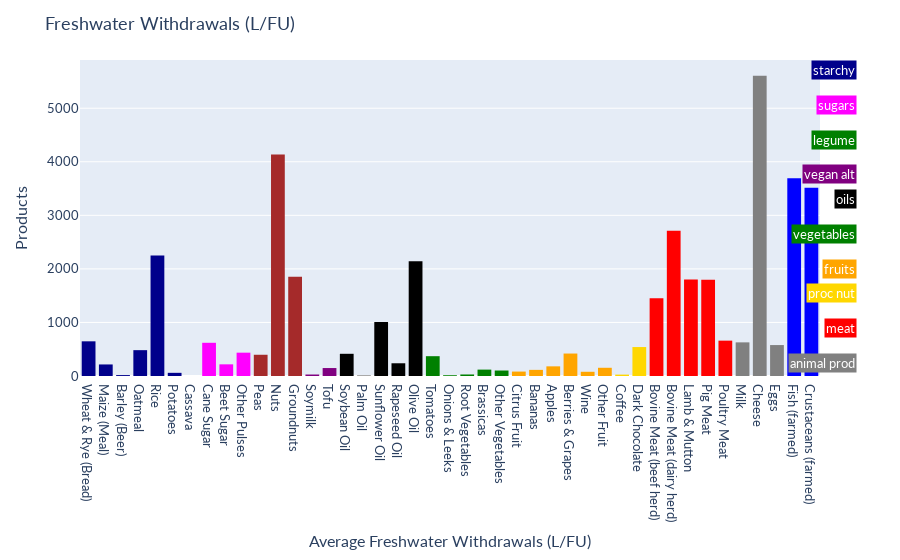

Here is the notebook cell this chart was saved with:
### Markdown cell above
In figure 1 you can see the different amount of liters water used for a nutritional unit. In the figure you can also see that nuts and cheese use alot of water for the amount of nutritions that they give. Most of the meat substitutes are made from wheat, soy and different kinds of fungi(https://www.milieucentraal.nl/eten-en-drinken/milieubewust-eten/vleesvervangers/). The figure shows that there is a substatial difference between amount of water used for the different kinds of meat and the water usage from wheat and soymilk. The only meat that doesn't use more than double the amount of water as the wheat is poultry meat.

### Code cell
import plotly.graph_objs as go
import plotly.express as px
import pandas as pd

df_land = pd.read_excel('dataset1.xls', sheet_name=0, skiprows=2,nrows=43)

fig = px.histogram(df_land, x='Product', y='Mean.5', color='Product', color_discrete_map=colormap)
fig.update_layout(
    font=dict(
        family='Lato, "Helvetica Neue", Helvetica, Arial, "Liberation Sans", sans-serif',
        size=13,
    ),
    xaxis=dict(title='Average Freshwater Withdrawals (L/FU)'),
    yaxis=dict(title='Products'),
    title = 'Freshwater Withdrawals (L/FU)',
    showlegend=False
)
values = ['starchy', 'sugars', 'legume', 'vegan alt', 'oils', 'vegetables', 'fruits','proc nut', 'meat', 'animal prod', 'fish']
colors = ['darkblue', 'magenta', 'green', 'purple', 'black', 'green', 'orange','gold', 'red', 'grey', 'blue']


for i in range(len(values)-1):
    fig.add_annotation(
        x=1.05, y=1 -i*0.11,
        xref='paper', yref='paper',
        text=values[i],
        showarrow=False,
        font=dict(color='white'),
        borderwidth=1,
        bgcolor= colors[i]
    )
fig.show()

### Figure 1 — Plotly figure (JSON) as saved in the notebook; plotly's stock layout.template omitted (floating-point values rounded to 4 significant figures)
{"data": [{"alignmentgroup": "True", "bingroup": "x", "histfunc": "sum", "hovertemplate": "Product=%{x}<br>sum of Mean.5=%{y}<extra></extra>", "legendgroup": "Wheat & Rye (Bread)", "marker": {"color": "darkblue", "pattern": {"shape": ""}}, "name": "Wheat & Rye (Bread)", "offsetgroup": "Wheat & Rye (Bread)", "orientation": "v", "showlegend": true, "type": "histogram", "x": ["Wheat & Rye (Bread)"], "xaxis": "x", "y": [647.5], "yaxis": "y"}, {"alignmentgroup": "True", "bingroup": "x", "histfunc": "sum", "hovertemplate": "Product=%{x}<br>sum of Mean.5=%{y}<extra></extra>", "legendgroup": "Maize (Meal)", "marker": {"color": "darkblue", "pattern": {"shape": ""}}, "name": "Maize (Meal)", "offsetgroup": "Maize (Meal)", "orientation": "v", "showlegend": true, "type": "histogram", "x": ["Maize (Meal)"], "xaxis": "x", "y": [215.7], "yaxis": "y"}, {"alignmentgroup": "True", "bingroup": "x", "histfunc": "sum", "hovertemplate": "Product=%{x}<br>sum of Mean.5=%{y}<extra></extra>", "legendgroup": "Barley (Beer)", "marker": {"color": "darkblue", "pattern": {"shape": ""}}, "name": "Barley (Beer)", "offsetgroup": "Barley (Beer)", "orientation": "v", "showlegend": true, "type": "histogram", "x": ["Barley (Beer)"], "xaxis": "x", "y": [17.1], "yaxis": "y"}, {"alignmentgroup": "True", "bingroup": "x", "histfunc": "sum", "hovertemplate": "Product=%{x}<br>sum of Mean.5=%{y}<extra></extra>", "legendgroup": "Oatmeal", "marker": {"color": "darkblue", "pattern": {"shape": ""}}, "name": "Oatmeal", "offsetgroup": "Oatmeal", "orientation": "v", "showlegend": true, "type": "histogram", "x": ["Oatmeal"], "xaxis": "x", "y": [482.4], "yaxis": "y"}, {"alignmentgroup": "True", "bingroup": "x", "histfunc": "sum", "hovertemplate": "Product=%{x}<br>sum of Mean.5=%{y}<extra></extra>", "legendgroup": "Rice", "marker": {"color": "darkblue", "pattern": {"shape": ""}}, "name": "Rice", "offsetgroup": "Rice", "orientation": "v", "showlegend": true, "type": "histogram", "x": ["Rice"], "xaxis": "x", "y": [2248.0], "yaxis": "y"}, {"alignmentgroup": "True", "bingroup": "x", "histfunc": "sum", "hovertemplate": "Product=%{x}<br>sum of Mean.5=%{y}<extra></extra>", "legendgroup": "Potatoes", "marker": {"color": "darkblue", "pattern": {"shape": ""}}, "name": "Potatoes", "offsetgroup": "Potatoes", "orientation": "v", "showlegend": true, "type": "histogram", "x": ["Potatoes"], "xaxis": "x", "y": [59.1], "yaxis": "y"}, {"alignmentgroup": "True", "bingroup": "x", "histfunc": "sum", "hovertemplate": "Product=%{x}<br>sum of Mean.5=%{y}<extra></extra>", "legendgroup": "Cassava", "marker": {"color": "darkblue", "pattern": {"shape": ""}}, "name": "Cassava", "offsetgroup": "Cassava", "orientation": "v", "showlegend": true, "type": "histogram", "x": ["Cassava"], "xaxis": "x", "y": [0], "yaxis": "y"}, {"alignmentgroup": "True", "bingroup": "x", "histfunc": "sum", "hovertemplate": "Product=%{x}<br>sum of Mean.5=%{y}<extra></extra>", "legendgroup": "Cane Sugar", "marker": {"color": "magenta", "pattern": {"shape": ""}}, "name": "Cane Sugar", "offsetgroup": "Cane Sugar", "orientation": "v", "showlegend": true, "type": "histogram", "x": ["Cane Sugar"], "xaxis": "x", "y": [620.1], "yaxis": "y"}, {"alignmentgroup": "True", "bingroup": "x", "histfunc": "sum", "hovertemplate": "Product=%{x}<br>sum of Mean.5=%{y}<extra></extra>", "legendgroup": "Beet Sugar", "marker": {"color": "magenta", "pattern": {"shape": ""}}, "name": "Beet Sugar", "offsetgroup": "Beet Sugar", "orientation": "v", "showlegend": true, "type": "histogram", "x": ["Beet Sugar"], "xaxis": "x", "y": [217.7], "yaxis": "y"}, {"alignmentgroup": "True", "bingroup": "x", "histfunc": "sum", "hovertemplate": "Product=%{x}<br>sum of Mean.5=%{y}<extra></extra>", "legendgroup": "Other Pulses", "marker": {"color": "magenta", "pattern": {"shape": ""}}, "name": "Other Pulses", "offsetgroup": "Other Pulses", "orientation": "v", "showlegend": true, "type": "histogram", "x": ["Other Pulses"], "xaxis": "x", "y": [435.7], "yaxis": "y"}, {"alignmentgroup": "True", "bingroup": "x", "histfunc": "sum", "hovertemplate": "Product=%{x}<br>sum of Mean.5=%{y}<extra></extra>", "legendgroup": "Peas", "marker": {"color": "brown", "pattern": {"shape": ""}}, "name": "Peas", "offsetgroup": "Peas", "orientation": "v", "showlegend": true, "type": "histogram", "x": ["Peas"], "xaxis": "x", "y": [396.6], "yaxis": "y"}, {"alignmentgroup": "True", "bingroup": "x", "histfunc": "sum", "hovertemplate": "Product=%{x}<br>sum of Mean.5=%{y}<extra></extra>", "legendgroup": "Nuts", "marker": {"color": "brown", "pattern": {"shape": ""}}, "name": "Nuts", "offsetgroup": "Nuts", "orientation": "v", "showlegend": true, "type": "histogram", "x": ["Nuts"], "xaxis": "x", "y": [4134.0], "yaxis": "y"}, {"alignmentgroup": "True", "bingroup": "x", "histfunc": "sum", "hovertemplate": "Product=%{x}<br>sum of Mean.5=%{y}<extra></extra>", "legendgroup": "Groundnuts", "marker": {"color": "brown", "pattern": {"shape": ""}}, "name": "Groundnuts", "offsetgroup": "Groundnuts", "orientation": "v", "showlegend": true, "type": "histogram", "x": ["Groundnuts"], "xaxis": "x", "y": [1852.0], "yaxis": "y"}, {"alignmentgroup": "True", "bingroup": "x", "histfunc": "sum", "hovertemplate": "Product=%{x}<br>sum of Mean.5=%{y}<extra></extra>", "legendgroup": "Soymilk", "marker": {"color": "purple", "pattern": {"shape": ""}}, "name": "Soymilk", "offsetgroup": "Soymilk", "orientation": "v", "showlegend": true, "type": "histogram", "x": ["Soymilk"], "xaxis": "x", "y": [27.8], "yaxis": "y"}, {"alignmentgroup": "True", "bingroup": "x", "histfunc": "sum", "hovertemplate": "Product=%{x}<br>sum of Mean.5=%{y}<extra></extra>", "legendgroup": "Tofu", "marker": {"color": "purple", "pattern": {"shape": ""}}, "name": "Tofu", "offsetgroup": "Tofu", "orientation": "v", "showlegend": true, "type": "histogram", "x": ["Tofu"], "xaxis": "x", "y": [148.6], "yaxis": "y"}, {"alignmentgroup": "True", "bingroup": "x", "histfunc": "sum", "hovertemplate": "Product=%{x}<br>sum of Mean.5=%{y}<extra></extra>", "legendgroup": "Soybean Oil", "marker": {"color": "black", "pattern": {"shape": ""}}, "name": "Soybean Oil", "offsetgroup": "Soybean Oil", "orientation": "v", "showlegend": true, "type": "histogram", "x": ["Soybean Oil"], "xaxis": "x", "y": [414.6], "yaxis": "y"}, {"alignmentgroup": "True", "bingroup": "x", "histfunc": "sum", "hovertemplate": "Product=%{x}<br>sum of Mean.5=%{y}<extra></extra>", "legendgroup": "Palm Oil", "marker": {"color": "black", "pattern": {"shape": ""}}, "name": "Palm Oil", "offsetgroup": "Palm Oil", "orientation": "v", "showlegend": true, "type": "histogram", "x": ["Palm Oil"], "xaxis": "x", "y": [6.4], "yaxis": "y"}, {"alignmentgroup": "True", "bingroup": "x", "histfunc": "sum", "hovertemplate": "Product=%{x}<br>sum of Mean.5=%{y}<extra></extra>", "legendgroup": "Sunflower Oil", "marker": {"color": "black", "pattern": {"shape": ""}}, "name": "Sunflower Oil", "offsetgroup": "Sunflower Oil", "orientation": "v", "showlegend": true, "type": "histogram", "x": ["Sunflower Oil"], "xaxis": "x", "y": [1008.0], "yaxis": "y"}, {"alignmentgroup": "True", "bingroup": "x", "histfunc": "sum", "hovertemplate": "Product=%{x}<br>sum of Mean.5=%{y}<extra></extra>", "legendgroup": "Rapeseed Oil", "marker": {"color": "black", "pattern": {"shape": ""}}, "name": "Rapeseed Oil", "offsetgroup": "Rapeseed Oil", "orientation": "v", "showlegend": true, "type": "histogram", "x": ["Rapeseed Oil"], "xaxis": "x", "y": [237.7], "yaxis": "y"}, {"alignmentgroup": "True", "bingroup": "x", "histfunc": "sum", "hovertemplate": "Product=%{x}<br>sum of Mean.5=%{y}<extra></extra>", "legendgroup": "Olive Oil", "marker": {"color": "black", "pattern": {"shape": ""}}, "name": "Olive Oil", "offsetgroup": "Olive Oil", "orientation": "v", "showlegend": true, "type": "histogram", "x": ["Olive Oil"], "xaxis": "x", "y": [2142.0], "yaxis": "y"}, {"alignmentgroup": "True", "bingroup": "x", "histfunc": "sum", "hovertemplate": "Product=%{x}<br>sum of Mean.5=%{y}<extra></extra>", "legendgroup": "Tomatoes", "marker": {"color": "green", "pattern": {"shape": ""}}, "name": "Tomatoes", "offsetgroup": "Tomatoes", "orientation": "v", "showlegend": true, "type": "histogram", "x": ["Tomatoes"], "xaxis": "x", "y": [369.8], "yaxis": "y"}, {"alignmentgroup": "True", "bingroup": "x", "histfunc": "sum", "hovertemplate": "Product=%{x}<br>sum of Mean.5=%{y}<extra></extra>", "legendgroup": "Onions & Leeks", "marker": {"color": "green", "pattern": {"shape": ""}}, "name": "Onions & Leeks", "offsetgroup": "Onions & Leeks", "orientation": "v", "showlegend": true, "type": "histogram", "x": ["Onions & Leeks"], "xaxis": "x", "y": [14.3], "yaxis": "y"}, {"alignmentgroup": "True", "bingroup": "x", "histfunc": "sum", "hovertemplate": "Product=%{x}<br>sum of Mean.5=%{y}<extra></extra>", "legendgroup": "Root Vegetables", "marker": {"color": "green", "pattern": {"shape": ""}}, "name": "Root Vegetables", "offsetgroup": "Root Vegetables", "orientation": "v", "showlegend": true, "type": "histogram", "x": ["Root Vegetables"], "xaxis": "x", "y": [28.4], "yaxis": "y"}, {"alignmentgroup": "True", "bingroup": "x", "histfunc": "sum", "hovertemplate": "Product=%{x}<br>sum of Mean.5=%{y}<extra></extra>", "legendgroup": "Brassicas", "marker": {"color": "green", "pattern": {"shape": ""}}, "name": "Brassicas", "offsetgroup": "Brassicas", "orientation": "v", "showlegend": true, "type": "histogram", "x": ["Brassicas"], "xaxis": "x", "y": [119.4], "yaxis": "y"}, {"alignmentgroup": "True", "bingroup": "x", "histfunc": "sum", "hovertemplate": "Product=%{x}<br>sum of Mean.5=%{y}<extra></extra>", "legendgroup": "Other Vegetables", "marker": {"color": "green", "pattern": {"shape": ""}}, "name": "Other Vegetables", "offsetgroup": "Other Vegetables", "orientation": "v", "showlegend": true, "type": "histogram", "x": ["Other Vegetables"], "xaxis": "x", "y": [102.5], "yaxis": "y"}, {"alignmentgroup": "True", "bingroup": "x", "histfunc": "sum", "hovertemplate": "Product=%{x}<br>sum of Mean.5=%{y}<extra></extra>", "legendgroup": "Citrus Fruit", "marker": {"color": "orange", "pattern": {"shape": ""}}, "name": "Citrus Fruit", "offsetgroup": "Citrus Fruit", "orientation": "v", "showlegend": true, "type": "histogram", "x": ["Citrus Fruit"], "xaxis": "x", "y": [82.7], "yaxis": "y"}, {"alignmentgroup": "True", "bingroup": "x", "histfunc": "sum", "hovertemplate": "Product=%{x}<br>sum of Mean.5=%{y}<extra></extra>", "legendgroup": "Bananas", "marker": {"color": "orange", "pattern": {"shape": ""}}, "name": "Bananas", "offsetgroup": "Bananas", "orientation": "v", "showlegend": true, "type": "histogram", "x": ["Bananas"], "xaxis": "x", "y": [114.5], "yaxis": "y"}, {"alignmentgroup": "True", "bingroup": "x", "histfunc": "sum", "hovertemplate": "Product=%{x}<br>sum of Mean.5=%{y}<extra></extra>", "legendgroup": "Apples", "marker": {"color": "orange", "pattern": {"shape": ""}}, "name": "Apples", "offsetgroup": "Apples", "orientation": "v", "showlegend": true, "type": "histogram", "x": ["Apples"], "xaxis": "x", "y": [180.1], "yaxis": "y"}, {"alignmentgroup": "True", "bingroup": "x", "histfunc": "sum", "hovertemplate": "Product=%{x}<br>sum of Mean.5=%{y}<extra></extra>", "legendgroup": "Berries & Grapes", "marker": {"color": "orange", "pattern": {"shape": ""}}, "name": "Berries & Grapes", "offsetgroup": "Berries & Grapes", "orientation": "v", "showlegend": true, "type": "histogram", "x": ["Berries & Grapes"], "xaxis": "x", "y": [419.6], "yaxis": "y"}, {"alignmentgroup": "True", "bingroup": "x", "histfunc": "sum", "hovertemplate": "Product=%{x}<br>sum of Mean.5=%{y}<extra></extra>", "legendgroup": "Wine", "marker": {"color": "orange", "pattern": {"shape": ""}}, "name": "Wine", "offsetgroup": "Wine", "orientation": "v", "showlegend": true, "type": "histogram", "x": ["Wine"], "xaxis": "x", "y": [78.9], "yaxis": "y"}, {"alignmentgroup": "True", "bingroup": "x", "histfunc": "sum", "hovertemplate": "Product=%{x}<br>sum of Mean.5=%{y}<extra></extra>", "legendgroup": "Other Fruit", "marker": {"color": "orange", "pattern": {"shape": ""}}, "name": "Other Fruit", "offsetgroup": "Other Fruit", "orientation": "v", "showlegend": true, "type": "histogram", "x": ["Other Fruit"], "xaxis": "x", "y": [153.5], "yaxis": "y"}, {"alignmentgroup": "True", "bingroup": "x", "histfunc": "sum", "hovertemplate": "Product=%{x}<br>sum of Mean.5=%{y}<extra></extra>", "legendgroup": "Coffee", "marker": {"color": "gold", "pattern": {"shape": ""}}, "name": "Coffee", "offsetgroup": "Coffee", "orientation": "v", "showlegend": true, "type": "histogram", "x": ["Coffee"], "xaxis": "x", "y": [25.9], "yaxis": "y"}, {"alignmentgroup": "True", "bingroup": "x", "histfunc": "sum", "hovertemplate": "Product=%{x}<br>sum of Mean.5=%{y}<extra></extra>", "legendgroup": "Dark Chocolate", "marker": {"color": "gold", "pattern": {"shape": ""}}, "name": "Dark Chocolate", "offsetgroup": "Dark Chocolate", "orientation": "v", "showlegend": true, "type": "histogram", "x": ["Dark Chocolate"], "xaxis": "x", "y": [540.6], "yaxis": "y"}, {"alignmentgroup": "True", "bingroup": "x", "histfunc": "sum", "hovertemplate": "Product=%{x}<br>sum of Mean.5=%{y}<extra></extra>", "legendgroup": "Bovine Meat (beef herd)", "marker": {"color": "red", "pattern": {"shape": ""}}, "name": "Bovine Meat (beef herd)", "offsetgroup": "Bovine Meat (beef herd)", "orientation": "v", "showlegend": true, "type": "histogram", "x": ["Bovine Meat (beef herd)"], "xaxis": "x", "y": [1451.0], "yaxis": "y"}, {"alignmentgroup": "True", "bingroup": "x", "histfunc": "sum", "hovertemplate": "Product=%{x}<br>sum of Mean.5=%{y}<extra></extra>", "legendgroup": "Bovine Meat (dairy herd)", "marker": {"color": "red", "pattern": {"shape": ""}}, "name": "Bovine Meat (dairy herd)", "offsetgroup": "Bovine Meat (dairy herd)", "orientation": "v", "showlegend": true, "type": "histogram", "x": ["Bovine Meat (dairy herd)"], "xaxis": "x", "y": [2714.0], "yaxis": "y"}, {"alignmentgroup": "True", "bingroup": "x", "histfunc": "sum", "hovertemplate": "Product=%{x}<br>sum of Mean.5=%{y}<extra></extra>", "legendgroup": "Lamb & Mutton", "marker": {"color": "red", "pattern": {"shape": ""}}, "name": "Lamb & Mutton", "offsetgroup": "Lamb & Mutton", "orientation": "v", "showlegend": true, "type": "histogram", "x": ["Lamb & Mutton"], "xaxis": "x", "y": [1803.0], "yaxis": "y"}, {"alignmentgroup": "True", "bingroup": "x", "histfunc": "sum", "hovertemplate": "Product=%{x}<br>sum of Mean.5=%{y}<extra></extra>", "legendgroup": "Pig Meat", "marker": {"color": "red", "pattern": {"shape": ""}}, "name": "Pig Meat", "offsetgroup": "Pig Meat", "orientation": "v", "showlegend": true, "type": "histogram", "x": ["Pig Meat"], "xaxis": "x", "y": [1796.0], "yaxis": "y"}, {"alignmentgroup": "True", "bingroup": "x", "histfunc": "sum", "hovertemplate": "Product=%{x}<br>sum of Mean.5=%{y}<extra></extra>", "legendgroup": "Poultry Meat", "marker": {"color": "red", "pattern": {"shape": ""}}, "name": "Poultry Meat", "offsetgroup": "Poultry Meat", "orientation": "v", "showlegend": true, "type": "histogram", "x": ["Poultry Meat"], "xaxis": "x", "y": [660], "yaxis": "y"}, {"alignmentgroup": "True", "bingroup": "x", "histfunc": "sum", "hovertemplate": "Product=%{x}<br>sum of Mean.5=%{y}<extra></extra>", "legendgroup": "Milk", "marker": {"color": "grey", "pattern": {"shape": ""}}, "name": "Milk", "offsetgroup": "Milk", "orientation": "v", "showlegend": true, "type": "histogram", "x": ["Milk"], "xaxis": "x", "y": [628.2], "yaxis": "y"}, {"alignmentgroup": "True", "bingroup": "x", "histfunc": "sum", "hovertemplate": "Product=%{x}<br>sum of Mean.5=%{y}<extra></extra>", "legendgroup": "Cheese", "marker": {"color": "grey", "pattern": {"shape": ""}}, "name": "Cheese", "offsetgroup": "Cheese", "orientation": "v", "showlegend": true, "type": "histogram", "x": ["Cheese"], "xaxis": "x", "y": [5605.0], "yaxis": "y"}, {"alignmentgroup": "True", "bingroup": "x", "histfunc": "sum", "hovertemplate": "Product=%{x}<br>sum of Mean.5=%{y}<extra></extra>", "legendgroup": "Eggs", "marker": {"color": "grey", "pattern": {"shape": ""}}, "name": "Eggs", "offsetgroup": "Eggs", "orientation": "v", "showlegend": true, "type": "histogram", "x": ["Eggs"], "xaxis": "x", "y": [577.7], "yaxis": "y"}, {"alignmentgroup": "True", "bingroup": "x", "histfunc": "sum", "hovertemplate": "Product=%{x}<br>sum of Mean.5=%{y}<extra></extra>", "legendgroup": "Fish (farmed)", "marker": {"color": "blue", "pattern": {"shape": ""}}, "name": "Fish (farmed)", "offsetgroup": "Fish (farmed)", "orientation": "v", "showlegend": true, "type": "histogram", "x": ["Fish (farmed)"], "xaxis": "x", "y": [3691.0], "yaxis": "y"}, {"alignmentgroup": "True", "bingroup": "x", "histfunc": "sum", "hovertemplate": "Product=%{x}<br>sum of Mean.5=%{y}<extra></extra>", "legendgroup": "Crustaceans (farmed)", "marker": {"color": "blue", "pattern": {"shape": ""}}, "name": "Crustaceans (farmed)", "offsetgroup": "Crustaceans (farmed)", "orientation": "v", "showlegend": true, "type": "histogram", "x": ["Crustaceans (farmed)"], "xaxis": "x", "y": [3515.0], "yaxis": "y"}], "layout": {"annotations": [{"bgcolor": "darkblue", "borderwidth": 1, "font": {"color": "white"}, "showarrow": false, "text": "starchy", "x": 1.05, "xref": "paper", "y": 1, "yref": "paper"}, {"bgcolor": "magenta", "borderwidth": 1, "font": {"color": "white"}, "showarrow": false, "text": "sugars", "x": 1.05, "xref": "paper", "y": 0.89, "yref": "paper"}, {"bgcolor": "green", "borderwidth": 1, "font": {"color": "white"}, "showarrow": false, "text": "legume", "x": 1.05, "xref": "paper", "y": 0.78, "yref": "paper"}, {"bgcolor": "purple", "borderwidth": 1, "font": {"color": "white"}, "showarrow": false, "text": "vegan alt", "x": 1.05, "xref": "paper", "y": 0.67, "yref": "paper"}, {"bgcolor": "black", "borderwidth": 1, "font": {"color": "white"}, "showarrow": false, "text": "oils", "x": 1.05, "xref": "paper", "y": 0.56, "yref": "paper"}, {"bgcolor": "green", "borderwidth": 1, "font": {"color": "white"}, "showarrow": false, "text": "vegetables", "x": 1.05, "xref": "paper", "y": 0.45, "yref": "paper"}, {"bgcolor": "orange", "borderwidth": 1, "font": {"color": "white"}, "showarrow": false, "text": "fruits", "x": 1.05, "xref": "paper", "y": 0.34, "yref": "paper"}, {"bgcolor": "gold", "borderwidth": 1, "font": {"color": "white"}, "showarrow": false, "text": "proc nut", "x": 1.05, "xref": "paper", "y": 0.23, "yref": "paper"}, {"bgcolor": "red", "borderwidth": 1, "font": {"color": "white"}, "showarrow": false, "text": "meat", "x": 1.05, "xref": "paper", "y": 0.12, "yref": "paper"}, {"bgcolor": "grey", "borderwidth": 1, "font": {"color": "white"}, "showarrow": false, "text": "animal prod", "x": 1.05, "xref": "paper", "y": 0.01, "yref": "paper"}], "barmode": "relative", "font": {"family": "Lato, \"Helvetica Neue\", Helvetica, Arial, \"Liberation Sans\", sans-serif", "size": 13}, "legend": {"title": {"text": "Product"}, "tracegroupgap": 0}, "margin": {"t": 60}, "showlegend": false, "title": {"text": "Freshwater Withdrawals (L/FU)"}, "xaxis": {"anchor": "y", "categoryarray": ["Wheat & Rye (Bread)", "Maize (Meal)", "Barley (Beer)", "Oatmeal", "Rice", "Potatoes", "Cassava", "Cane Sugar", "Beet Sugar", "Other Pulses", "Peas", "Nuts", "Groundnuts", "Soymilk", "Tofu", "Soybean Oil", "Palm Oil", "Sunflower Oil", "Rapeseed Oil", "Olive Oil", "Tomatoes", "Onions & Leeks", "Root Vegetables", "Brassicas", "Other Vegetables", "Citrus Fruit", "Bananas", "Apples", "Berries & Grapes", "Wine", "Other Fruit", "Coffee", "Dark Chocolate", "Bovine Meat (beef herd)", "Bovine Meat (dairy herd)", "Lamb & Mutton", "Pig Meat", "Poultry Meat", "Milk", "Cheese", "Eggs", "Fish (farmed)", "Crustaceans (farmed)"], "categoryorder": "array", "domain": [0, 1], "title": {"text": "Average Freshwater Withdrawals (L/FU)"}}, "yaxis": {"anchor": "x", "domain": [0, 1], "title": {"text": "Products"}}}}
